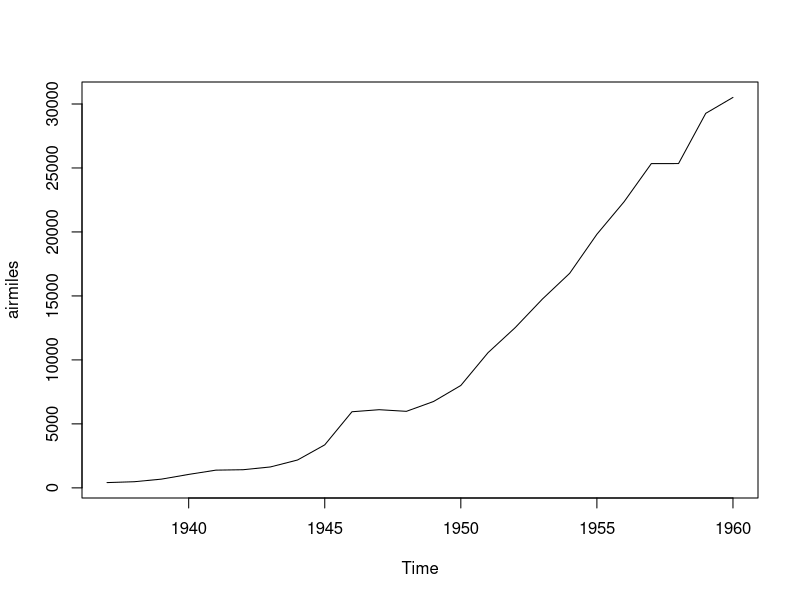

Here is the R script that generated this plot:
# Ejercicio 3
# Usando el dataset *airmiles*, genera un gráfico de líneas que representa la 
# evolución del número de pasajeros en los vuelos.
# 1. Comprende de que trata dicho conjunto de datos.
# 2. Crea el diagrama de líneas.

help("airmiles")
str(airmiles)
plot(airmiles)
